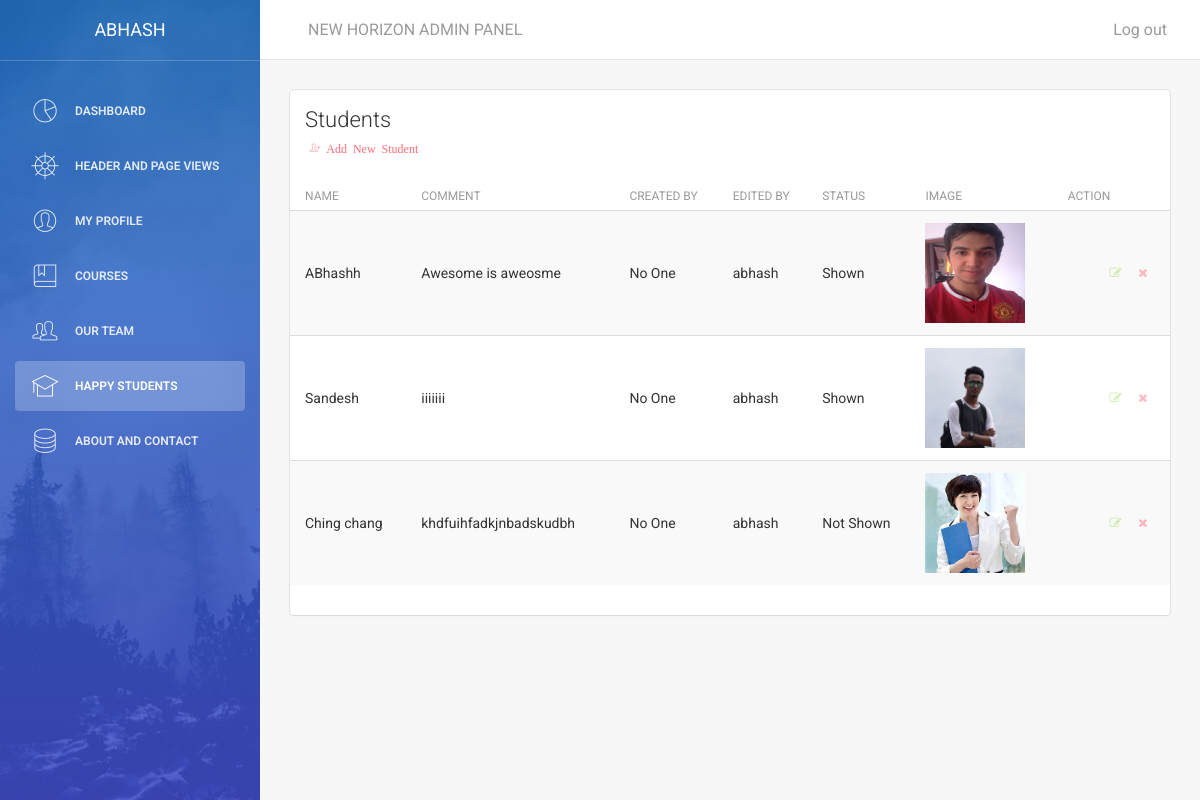
Screenshot of /admin/main.php?id=5 (signed in) with the database file from the repository.
### tables this page shows
CREATE TABLE `happystudents` (
  `hid` int(11) NOT NULL,
  `hname` varchar(250) NOT NULL,
  `hcomment` varchar(250) NOT NULL,
  `himagename` text NOT NULL,
  `himagepath` text NOT NULL,
  `created` int(250) NOT NULL,
  `edited` int(250) NOT NULL,
  `status` tinyint(2) NOT NULL
);

### admin/class/aptech.dbConnect.php (called while the page is built, shortened)
<?php
class dbConnect
{
  public function __construct()
   {
     $this->db=new mysqli(DB_SERVER,DB_USER,DB_PASSWORD,DB_DATABASE);
   }
}
?>

### admin/class/class.happyStudent.php (the view, shortened to what this page needs)
<?php
include_once('aptech.dbConnect.php');
class happy extends dbConnect
{
  public function displayHappy()
  {
    $sql="SELECT * FROM `happystudents`";
    $result=(mysqli_query($this->db,$sql));
    while($row=mysqli_fetch_array($result))
    {
      $b=$row['edited'];
      $created="No One";
      $sql2="SELECT * FROM `adminlogin` where id='$b'";
      $result2=(mysqli_query($this->db,$sql2));
      $edited="No One";
      while($row2=mysqli_fetch_array($result2))
      {
        $edited=$row2['name'];
      }
      if($row['status']==1)
      {
        $status="Shown";
      }
      else {
        $status="Not Shown";
      }
      echo'
      <tr>
      <td>'.$row['hname'].'</td>
      <td>'.$row['hcomment'].'</td>
      <td>'.$created.'</td>
      <td>'.$edited.'</td>
      <td>'.$status.'</td>
      <td><img src='.$row['himagepath'].' height=100 width=100></td>
      <td class="td-actions text-right">
      <a href="main.php?id=happy&h=hedit&hid='.$row["hid"].'"> <button type="button" rel="tooltip" title="Edit" class="btn btn-success btn-simple btn-xs">
      <i class="fa fa-edit"></i>
      </button> </a>
      <a href="main.php?id=happy&h=hdelete&hid='.$row["hid"].'"><button type="button" rel="tooltip" title="Remove" class="btn btn-danger btn-simple btn-xs">
      <i class="fa fa-times"></i>
      </button> </a>
      </td>
      </tr>';
    }
  }
}
?>

### rows the page displays
happystudents: hname "ABhashh", hcomment "Awesome is aweosme", created "No One", adminlogin.name "abhash", status "Shown", himagepath (picture)
happystudents: hname "Sandesh", hcomment "iiiiiii", created "No One", adminlogin.name "abhash", status "Shown", himagepath (picture)
happystudents: hname "Ching chang", hcomment "khdfuihfadkjnbadskudbh", created "No One", adminlogin.name "abhash", status "Not Shown", himagepath (picture)

### other values shown
$_SESSION['uname'] "ABHASH"
